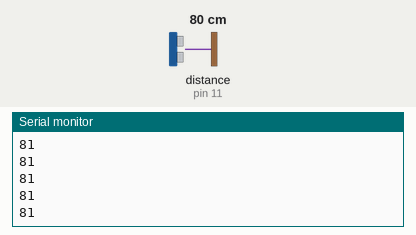
Simulated run of this sketch. Board: Arduino Uno, built with avr-gcc and run on an emulated ATmega328P. Parts: the last lines printed to the serial monitor. Inputs (shaded band) come from the test bench; at power-on: distance to the obstacle (sensor on pin 11) 80 cm. The echo pulse lasts 58.3 µs per cm.

Above: at 1.2 s.
1.3 s: distance to the obstacle (sensor on pin 11) set to 2 cm
At 1.35 s:
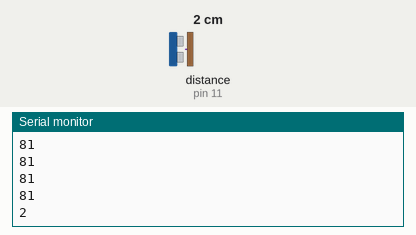
2.8 s: distance to the obstacle (sensor on pin 11) set to 4 cm
At 2.82 s:
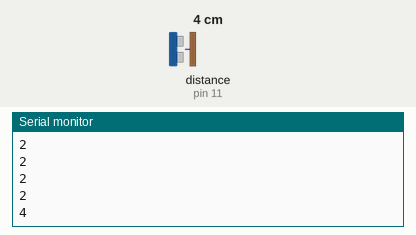
Timing chart, 0 to 5.8 s (numbered marks = the images above; inputs shaded):
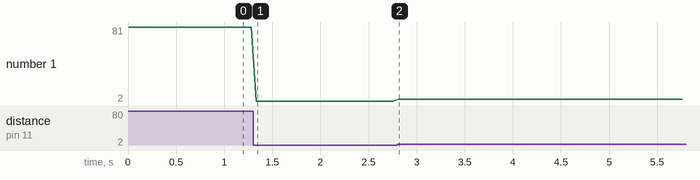

The sketch:

A_D_HCSR04.ino
```cpp
// (licence header left out)
#include "NewPing.h"

#define TRIGGER_PIN  12  // Arduino pin tied to trigger pin on the ultrasonic sensor.
#define ECHO_PIN     11  // Arduino pin tied to echo pin on the ultrasonic sensor.
#define MAX_DISTANCE 200 // Maximum distance we want to ping for (in centimeters). Maximum sensor distance is rated at 400-500cm.

NewPing sonar(TRIGGER_PIN, ECHO_PIN, MAX_DISTANCE); // NewPing setup of pins and maximum distance.

void setup() {
  Serial.begin(115200); // Open serial monitor at 9600 baud to see ping results.
}

void loop() {
  unsigned int uS = sonar.ping(); // Send ping, get ping time in microseconds (uS).
  if (uS > 0) {
    Serial.println(uS / US_ROUNDTRIP_CM); // Convert ping time to distance and print result (0 = outside set distance range, no ping echo)
    delay(50);  // Wait 500ms between pings (about 2 pings/sec). 29ms should be the shortest delay between pings.
  }
}
```

Measured:
- after the input at 1.3 s, the serial monitor: prints a new line at once (image 1)
- after the input at 2.8 s, the serial monitor: prints a new line at once (image 2)
- plotted number 1: 81 → 2 after the input at 1.3 s, 2 → 4 after the input at 2.8 s
